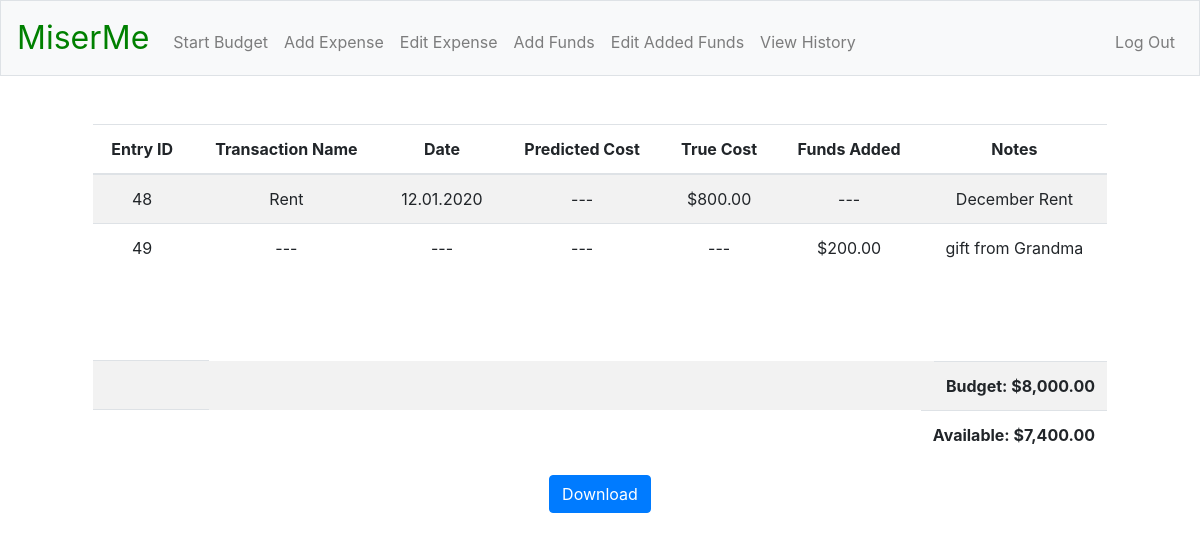
Before: / (signed in) with the older database file.
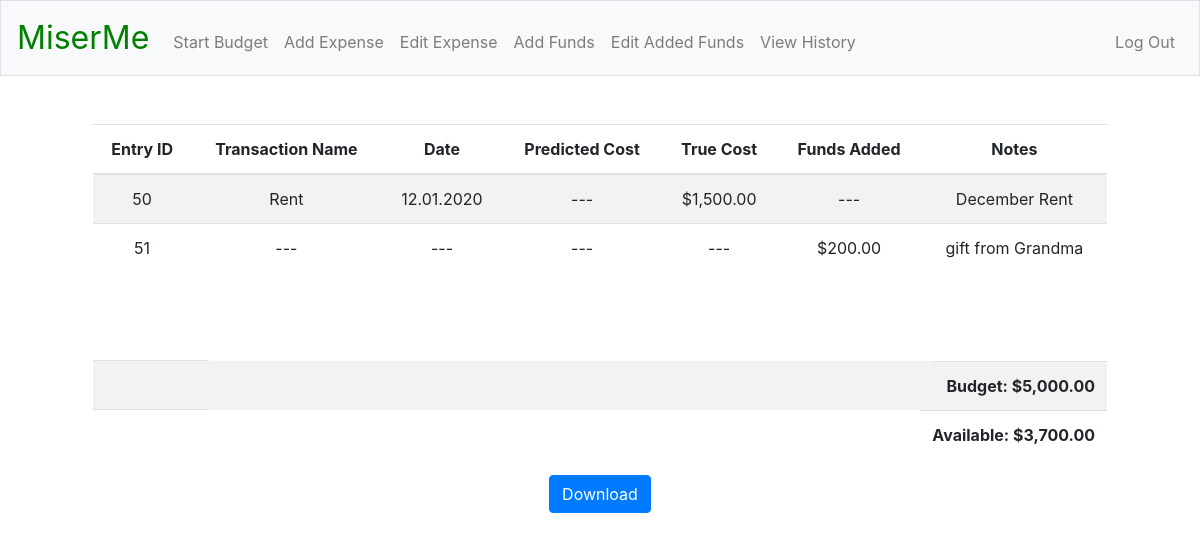
After: the same page with the newer database file.
### tables this page shows
CREATE TABLE finances (
funds_id INTEGER PRIMARY KEY AUTOINCREMENT NOT NULL,
user_id INTEGER NOT NULL,
txn_name TEXT NOT NULL,
date TEXT NOT NULL,
predicted_cost REAL NOT NULL,
true_cost REAL NOT NULL,
funds_added REAL NOT NULL DEFAULT "---",
notes TEXT NOT NULL,
FOREIGN KEY(user_id) REFERENCES registrants(id));

### app.py (the view)
@app.route("/")
@login_required
def index():
    c.execute("SELECT funds_id, txn_name, date, predicted_cost, true_cost, funds_added, notes FROM finances WHERE user_id = :user_id", {"user_id": session["user_id"]})
    rows = c.fetchall()
    funds_snapshot = []
    for row in rows:
        funds_snapshot.append({
            "funds_id": row[0],
            "name": row[1],
            "date": row[2],
            "predict": usd(row[3]),
            "true": usd(row[4]),
            "added": usd(row[5]),
            "notes": row[6]
        })
    c.execute("SELECT funds, budget FROM registrants WHERE id = :user_id", {"user_id": session["user_id"]})
    rows = c.fetchall()
    current_funds = usd(rows[0][0])
    budget = usd(rows[0][1])
    return render_template("index.html", funds_snapshot=funds_snapshot, current_funds=current_funds, budget=budget)

### helpers.py (called while the page is built)
def login_required(f):
    @wraps(f)
    def decorated_functions(*args, **kwargs):
        if session.get("user_id") is None:
            return redirect("/login")
        return f(*args, **kwargs)
    return decorated_functions

def usd(value):
    if isinstance(value, float):
        return f"${value:,.2f}"
    else:
        return value

### templates/index.html (shortened to what this page needs)
{% extends "layout.html" %}
{% block main %}
<div class="col-12">
    <table class="table table-striped">
        <thead>
            <tr>
                <th>Entry ID</th>
                <th>Transaction Name</th>
                <th>Date</th>
                <th>Predicted Cost</th>
                <th>True Cost</th>
                <th>Funds Added</th>
                <th>Notes</th>
            </tr>
        </thead>
        <tbody>
            {% for i in funds_snapshot %}
            <tr>
                <td>{{ i["funds_id"] }}</td>
                <td>{{ i["name"] }}</td>
                <td>{{ i["date"] }}</td>
                <td>{{ i["predict"] }}</td>
                <td>{{ i["true"] }}</td>
                <td>{{ i["added"] }}</td>
                <td>{{ i["notes"] }}</td>
            </tr>
            {% endfor %}
        </tbody>
    </table>
</div>
<br>
<br>
<br>
<div class="col-12">
    <table class="table table-striped">
        <tbody>
            <tr>
                <td colspan="6"></td>
                <td style="font-weight: bold; float: right;">Budget: {{ budget }}</td>
            </tr>
            <tr>
                <td colspan="6"></td>
                <td style="font-weight: bold; float: right;">Available: {{ current_funds }}</td>
            </tr>
        </tbody>
    </table>
</div>
<div class="col-12">
    <a href="/download" class="btn btn-primary" type="button">Download</a>
</div>
{% endblock %}

### templates/layout.html (shortened to what this page needs)
<!DOCTYPE html>
<html lang="en">
    <head>
        <link rel="stylesheet" href="https://stackpath.bootstrapcdn.com/bootstrap/4.5.2/css/bootstrap.min.css">
        <link href="/static/styles.css" rel="stylesheet">
    </head>
    <body>
        <nav class="navbar navbar-expand-md navbar-light bg-light border">
            <a class="navbar-brand" href="/"><span class="miserme_brand">MiserMe</span></a>
            <div class="collapse navbar-collapse" id="navbar">
                {% if session.user_id %}
                    <ul class="navbar-nav mr-auto mt-2">
                        <li class="nav-item"><a class="nav-link" href="/start_budget">Start Budget</a></li>
                        <li class="nav-item"><a class="nav-link" href="/expense">Add Expense</a></li>
                        <li class="nav-item"><a class="nav-link" href="/edit">Edit Expense</a></li>
                        <li class="nav-item"><a class="nav-link" href="/add_funds">Add Funds</a></li>
                        <li class="nav-item"><a class="nav-link" href="/edit_added">Edit Added Funds</a></li>
                        <li class="nav-item"><a class="nav-link" href="/history">View History</a></li>
                    </ul>
                    <ul class="navbar-nav ml-auto mt-2">
                        <li class="nav-item"><a class="nav-link" href="/logout">Log Out</a></li>
                    </ul>
                {% else %}
                    <ul class="navbar-nav ml-auto mt-2">
                        <li class="nav-item"><a class="nav-link" href="/register">Register</a></li>
                        <li class="nav-item"><a class="nav-link" href="/login">Log In</a></li>
                    </ul>
                {% endif %}
            </div>
        </nav>
        <main class="container p-5">
            {% block main %}{% endblock %}
        </main>
    </body>
</html>

### static/styles.css (style rules this page uses)
main { overflow-x: auto; text-align: center; }
nav .navbar-brand { font-size: xx-large; }
nav .navbar-brand .miserme_brand { color: green; }

Changed rows visible on the page:
removed finances: funds_id "48", name "Rent", date "12.01.2020", predict "---", true "$800.00", added "---", notes "December Rent"
removed finances: funds_id "49", name "---", date "---", predict "---", true "---", added "$200.00", notes "gift from Grandma"
added finances: funds_id "50", name "Rent", date "12.01.2020", predict "---", true "$1,500.00", added "---", notes "December Rent"
added finances: funds_id "51", name "---", date "---", predict "---", true "---", added "$200.00", notes "gift from Grandma"
Other visible differences:
{{ budget }}: "$8,000.00" → "$5,000.00"
{{ current_funds }}: "$7,400.00" → "$3,700.00"
